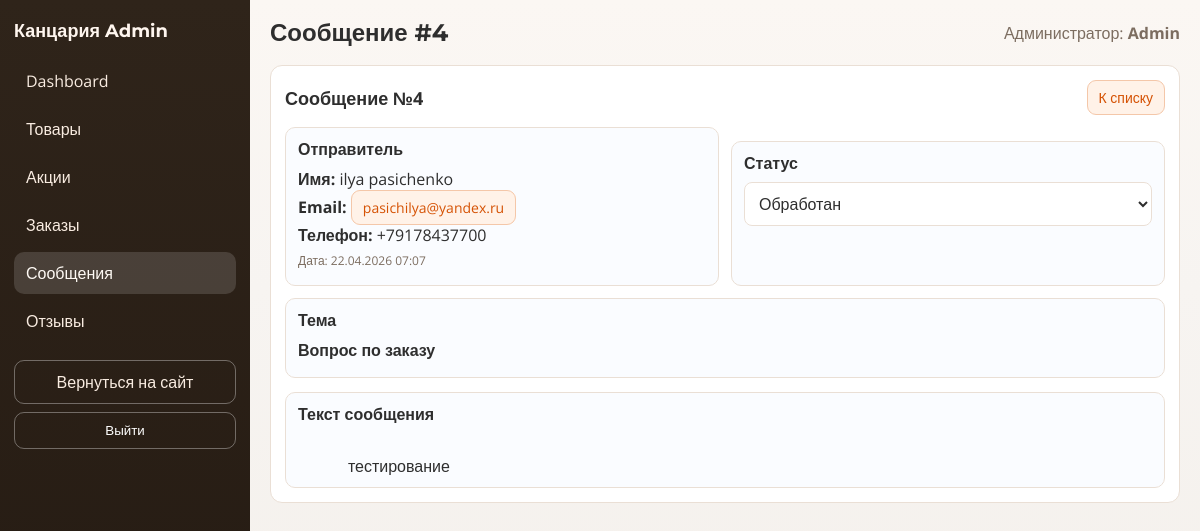
/admin/message_view.php?id=4 (signed in), run on the app's committed database.
### tables this page shows
CREATE TABLE `users` (
  `id` int(10) UNSIGNED NOT NULL,
  `role_id` int(10) UNSIGNED NOT NULL,
  `name` varchar(100) NOT NULL,
  `email` varchar(150) NOT NULL,
  `password_hash` varchar(255) NOT NULL,
  `phone` varchar(20) DEFAULT NULL,
  `is_verified` tinyint(1) NOT NULL DEFAULT '0',
  `email_verified_at` datetime DEFAULT NULL,
  `created_at` timestamp NULL DEFAULT CURRENT_TIMESTAMP,
  `updated_at` timestamp NULL DEFAULT CURRENT_TIMESTAMP ON UPDATE CURRENT_TIMESTAMP
);

CREATE TABLE `feedback` (
  `id` int(10) UNSIGNED NOT NULL,
  `name` varchar(100) NOT NULL,
  `email` varchar(150) NOT NULL,
  `phone` varchar(30) DEFAULT NULL,
  `subject` varchar(100) DEFAULT NULL,
  `message` text NOT NULL,
  `status` enum('new','in_progress','done') NOT NULL DEFAULT 'new',
  `status_updated_at` timestamp NULL DEFAULT NULL,
  `created_at` timestamp NULL DEFAULT CURRENT_TIMESTAMP
);

### admin/includes/bootstrap.php (called while the page is built, shortened)
<?php
function admin_e($value): string
{
    return htmlspecialchars((string)$value, ENT_QUOTES, 'UTF-8');
}
function admin_safe_int($value, int $default = 0): int
{
    return is_numeric($value) ? (int)$value : $default;
}

### admin/includes/auth.php (called while the page is built, shortened)
<?php
require_once __DIR__ . '/bootstrap.php';
function admin_current_user(): ?array
{
    global $pdo;
    $sessionAdminId = admin_safe_int($_SESSION['admin_user_id'] ?? 0);
    try {
        $stmt = $pdo->prepare(
            'SELECT u.id, u.name, u.email
             FROM users u
             INNER JOIN roles r ON r.id = u.role_id
             WHERE u.id = ? AND r.name = ? LIMIT 1'
        );
        $stmt->execute([$sessionAdminId, 'admin']);
        $user = $stmt->fetch();
        return is_array($user) ? $user : null;
    } catch (Throwable $e) {
        admin_log_error('admin_current_user', $e);
        return null;
    }
}
function admin_require_auth(): array
{
    $user = admin_current_user();
    return $user;
}

### includes/feedback.php (called while the page is built, shortened)
<?php
function app_feedback_ensure_schema(PDO $pdo): void
{
    try {
        $pdo->exec(
            "CREATE TABLE IF NOT EXISTS feedback (
                id INT UNSIGNED NOT NULL AUTO_INCREMENT,
                name VARCHAR(100) NOT NULL,
                email VARCHAR(150) NOT NULL,
                phone VARCHAR(30) NULL DEFAULT NULL,
                subject VARCHAR(255) NULL DEFAULT NULL,
                message TEXT NOT NULL,
                status ENUM('new','in_progress','done') NOT NULL DEFAULT 'new',
                status_updated_at TIMESTAMP NULL DEFAULT NULL,
                created_at TIMESTAMP NULL DEFAULT CURRENT_TIMESTAMP,
                PRIMARY KEY (id),
                KEY idx_feedback_created (created_at),
                KEY idx_feedback_status (status, created_at)
            ) ENGINE=InnoDB DEFAULT CHARSET=utf8mb4 COLLATE=utf8mb4_unicode_ci"
        );
        $columns = [];
        foreach ($pdo->query('SHOW COLUMNS FROM feedback') ?: [] as $column) {
            $columns[(string)$column['Field']] = true;
        }
    } catch (Throwable $e) {
        error_log('Feedback schema ensure error: ' . $e->getMessage());
    }
}

### admin/includes/feedback_tools.php (called while the page is built, shortened)
<?php
require_once __DIR__ . '/bootstrap.php';
require_once __DIR__ . '/../../includes/feedback.php';
function admin_feedback_status_labels(): array
{
    return [
        'new' => 'Новый',
        'in_progress' => 'В работе',
        'done' => 'Обработан',
    ];
}
function admin_feedback_schema(PDO $pdo): array
{
    static $cache = null;
    if (is_array($cache)) {
        return $cache;
    }
    app_feedback_ensure_schema($pdo);
    $cache = [
        'has_phone' => false,
        'has_status' => false,
        'has_status_updated_at' => false,
    ];
    try {
        $stmt = $pdo->query('SHOW COLUMNS FROM feedback');
        $rows = $stmt->fetchAll(PDO::FETCH_ASSOC) ?: [];
        $columns = [];
        foreach ($rows as $columnRow) {
            $field = (string)($columnRow['Field'] ?? '');
            if ($field !== '') {
                $columns[] = $field;
            }
        }
        if ($columns) {
            $cache['has_phone'] = in_array('phone', $columns, true);
            $cache['has_status'] = in_array('status', $columns, true);
            $cache['has_status_updated_at'] = in_array('status_updated_at', $columns, true);
        }
    } catch (Throwable $e) {
        admin_log_error('feedback_schema', $e);
    }
    return $cache;
}
function admin_feedback_get_fields(array $schema): array
{
    $fields = ['id', 'name', 'email', 'subject', 'message', 'created_at'];
    if ($schema['has_phone']) $fields[] = 'phone';
    if ($schema['has_status']) $fields[] = 'status';
    if ($schema['has_status_updated_at']) $fields[] = 'status_updated_at';
    return $fields;
}
function admin_feedback_fetch_one(PDO $pdo, int $id): ?array
{
    $schema = admin_feedback_schema($pdo);
    $fields = admin_feedback_get_fields($schema);
    $sql = 'SELECT ' . implode(', ', $fields) . ' FROM feedback WHERE id = ? LIMIT 1';
    try {
        $stmt = $pdo->prepare($sql);
        $stmt->execute([$id]);
        $row = $stmt->fetch();
        return is_array($row) ? $row : null;
    } catch (Throwable $e) {
        admin_log_error('feedback_fetch_one', $e);
        return null;
    }
}

### admin/message_view.php (the view, shortened to what this page needs)
<?php
require_once __DIR__ . '/includes/layout.php';
require_once __DIR__ . '/includes/feedback_tools.php';
global $pdo;
$messageId = admin_safe_int($_GET['id'] ?? 0);
$message = admin_feedback_fetch_one($pdo, $messageId);
$statusLabels = admin_feedback_status_labels();
admin_render_header('Сообщение #' . $messageId, 'messages');
?>
<section class="admin-form-wrap">
    <div class="admin-section-head">
        <h2>Сообщение №<?php echo $messageId; ?></h2>
        <a class="admin-link-btn" href="/admin/messages.php">К списку</a>
    </div>
    <div class="admin-grid-2">
        <div class="admin-panel">
            <h3>Отправитель</h3>
            <p><strong>Имя:</strong> <?php echo admin_e((string)$message['name']); ?></p>
            <p>
                <strong>Email:</strong>
                <a href="#" id="show-reply-form" class="admin-link-btn">
                    <?php echo admin_e((string)$message['email']); ?>
                </a>
            </p>
            <?php if (!empty($message['phone'])): ?>
                <p><strong>Телефон:</strong> <?php echo admin_e((string)$message['phone']); ?></p>
            <?php endif; ?>
            <p class="admin-list__item-note">Дата: <?php echo date('d.m.Y H:i', strtotime((string)$message['created_at'])); ?></p>
        </div>
        <div class="admin-panel">
            <h3>Статус</h3>
            <form method="post" class="admin-form">
                <select name="status" onchange="this.form.submit()">
                    <?php foreach ($statusLabels as $key => $label): ?>
                        <option value="<?php echo $key; ?>" <?php echo $message['status'] === $key ? 'selected' : ''; ?>>
                            <?php echo $label; ?>
                        </option>
                    <?php endforeach; ?>
                </select>
            </form>
        </div>
    </div>
    <div class="admin-panel">
        <h3>Тема</h3>
        <p><strong><?php echo admin_e((string)($message['subject'] ?? 'Без темы')); ?></strong></p>
    </div>
    <div class="admin-panel">
        <h3>Текст сообщения</h3>
        <div class="admin-cell-text">
            <?php echo admin_e((string)$message['message']); ?>
        </div>
    </div>
</section>
<?php admin_render_footer(); ?>

### admin/includes/layout.php (shortened to what this page needs)
<?php
require_once __DIR__ . '/auth.php';
function admin_nav_items(): array
{
    return [
        'dashboard'  => ['label' => 'Dashboard', 'href' => '/admin/index.php'],
        'products'   => ['label' => 'Товары', 'href' => '/admin/products.php'],
        'promotions' => ['label' => 'Акции', 'href' => '/admin/promotions.php'],
        'orders'     => ['label' => 'Заказы', 'href' => '/admin/orders.php'],
        'messages'   => ['label' => 'Сообщения', 'href' => '/admin/messages.php'],
        'reviews'    => ['label' => 'Отзывы', 'href' => '/admin/reviews.php'],
    ];
}
function admin_render_header(string $title, string $active = ''): void
{
    $user = admin_require_auth();
    $nav = admin_nav_items();
?>
    <!DOCTYPE html>
    <html lang="ru">
    <head>
        <link rel="stylesheet" href="/admin/assets/css/admin-base.css">
        <link rel="stylesheet" href="/admin/assets/css/admin-layout.css">
        <link rel="stylesheet" href="/admin/assets/css/admin-components.css">
        <link rel="stylesheet" href="/admin/assets/css/admin-modules.css">
        <link rel="stylesheet" href="/admin/assets/css/admin-responsive.css">
    </head>
    <body class="admin-body">
        <div class="admin-shell">
            <aside class="admin-sidebar">
                <a class="admin-brand" href="/admin/index.php">Канцария <span>Admin</span></a>
                <nav class="admin-nav">
                    <?php foreach ($nav as $key => $item): ?>
                        <a class="admin-nav__item <?php echo $active === $key ? 'is-active' : ''; ?>"
                            href="<?php echo admin_e($item['href']); ?>">
                            <?php echo admin_e($item['label']); ?>
                        </a>
                    <?php endforeach; ?>
                </nav>
                <div class="admin-sidebar-footer">
                    <a class="admin-back-link" href="/index.php">Вернуться на сайт</a>
                    <form method="post" action="logout.php" class="admin-logout-form"
                        onsubmit="return confirm('Выйти из системы?');">
                        <button class="admin-logout-btn" type="submit">Выйти</button>
                    </form>
                </div>
            </aside>
            <main class="admin-main">
                <header class="admin-topbar">
                    <h1 class="admin-title"><?php echo admin_e($title); ?></h1>
                    <div class="admin-user">
                        <span class="admin-user__role">Администратор:</span>
                        <strong><?php echo admin_e($user['name'] ?? 'Admin'); ?></strong>
                    </div>
                </header>
                <div class="admin-content">
                <?php
}
function admin_render_footer(array $scripts = []): void
{
    ?>
                </div>
            </main>
        </div>
    </body>
    </html>
<?php
}

### admin/assets/css/admin-base.css (style rules this page uses)
:root { --bg: #f7f4f1; --panel: #ffffff; --line: #eadfd5; --text: #2e2e2e; --muted: #7c6d60; --brand: #d55204; --brand-soft: #fff2e8; --danger: #b42318; --success: #087443; --warning: #9a6700; }
* { box-sizing: border-box; }
body { margin: 0; font-family: "Open Sans", sans-serif; color: var(--text); background: linear-gradient(180deg, #fbf7f3 0%, #f7f4f1 36%, #f3efea 100%); }

### admin/assets/css/admin-layout.css (style rules this page uses)
.admin-shell { min-height: 100vh; display: grid; grid-template-columns: 250px minmax(0, 1fr); }
.admin-sidebar { background: linear-gradient(180deg, #2f241a 0%, #241a12 100%); color: #f9ece1; padding: 20px 14px; display: flex; flex-direction: column; gap: 18px; }
.admin-brand { color: #fff6ef; text-decoration: none; font-family: "Montserrat", sans-serif; font-weight: 700; font-size: 18px; }
.admin-nav { display: flex; flex-direction: column; gap: 6px; }
.admin-nav__item { display: block; border-radius: 10px; padding: 10px 12px; color: #f9ece1; text-decoration: none; transition: 0.18s ease; }
.admin-nav__item:hover, .admin-nav__item.is-active { background: rgba(255, 255, 255, 0.14); color: #fffaf5; }
.admin-logout-form { margin-top: 8px; }
.admin-logout-btn { width: 100%; border: 1px solid rgba(255, 255, 255, 0.34); background: transparent; color: #fff; border-radius: 10px; padding: 10px 12px; cursor: pointer; }
.admin-back-link { margin-top: auto; display: block; text-decoration: none; color: #f9ece1; border: 1px solid rgba(255, 255, 255, 0.34); border-radius: 10px; padding: 10px 12px; text-align: center; }
.admin-main { padding: 18px 20px 30px; }
.admin-topbar { display: flex; justify-content: space-between; align-items: center; margin-bottom: 18px; }
.admin-title { margin: 0; font-family: "Montserrat", sans-serif; font-size: 24px; }
.admin-user { color: var(--muted); }

### admin/assets/css/admin-components.css (style rules this page uses)
.admin-table-wrap, .admin-form-wrap { background: var(--panel); border: 1px solid var(--line); border-radius: 12px; padding: 14px; overflow: hidden; }
.admin-section-head { display: flex; justify-content: space-between; align-items: center; gap: 12px; margin-bottom: 12px; }
.admin-section-head h2 { margin: 0; font-size: 18px; }
.admin-link-btn { text-decoration: none; background: var(--brand-soft); border: 1px solid #f4c7a9; color: var(--brand); border-radius: 9px; padding: 7px 11px; font-size: 14px; }
.admin-form { display: grid; gap: 12px; }
.admin-form input, .admin-form textarea, .admin-form select, .admin-form button { font: inherit; }
.admin-form input, .admin-form textarea, .admin-form select { border: 1px solid var(--line); border-radius: 8px; padding: 9px 10px; background: #fff; color: var(--text); }

### admin/assets/css/admin-modules.css (style rules this page uses)
.admin-list__item-note { font-size: 12px; color: var(--muted); }
.admin-grid-2 { display: grid; grid-template-columns: repeat(2, minmax(0, 1fr)); gap: 12px; margin-bottom: 12px; }
.admin-panel { border: 1px solid var(--line); border-radius: 10px; padding: 10px 12px; background: #fafcff; }
.admin-panel h3 { margin: 0 0 8px; font-size: 16px; }
.admin-panel p { margin: 0 0 6px; }
.admin-cell-text { max-width: 300px; white-space: pre-wrap; word-break: break-word; }
.admin-panel + .admin-panel { margin-top: 14px; }

### data on the page
users: name "Admin"
feedback: name "ilya pasichenko", email "pasichilya@yandex.ru", phone "+79178437700", created_at "22.04.2026 07:07", status "Обработан", subject "Вопрос по заказу", message "тестирование"

### other printed values
admin_e($item['label']) "Dashboard"
admin_e($item['label']) "Товары"
admin_e($item['label']) "Акции"
admin_e($item['label']) "Заказы"
admin_e($item['label']) "Сообщения"
admin_e($item['label']) "Отзывы"
admin_e($title) "Сообщение #4"
$messageId "4"
